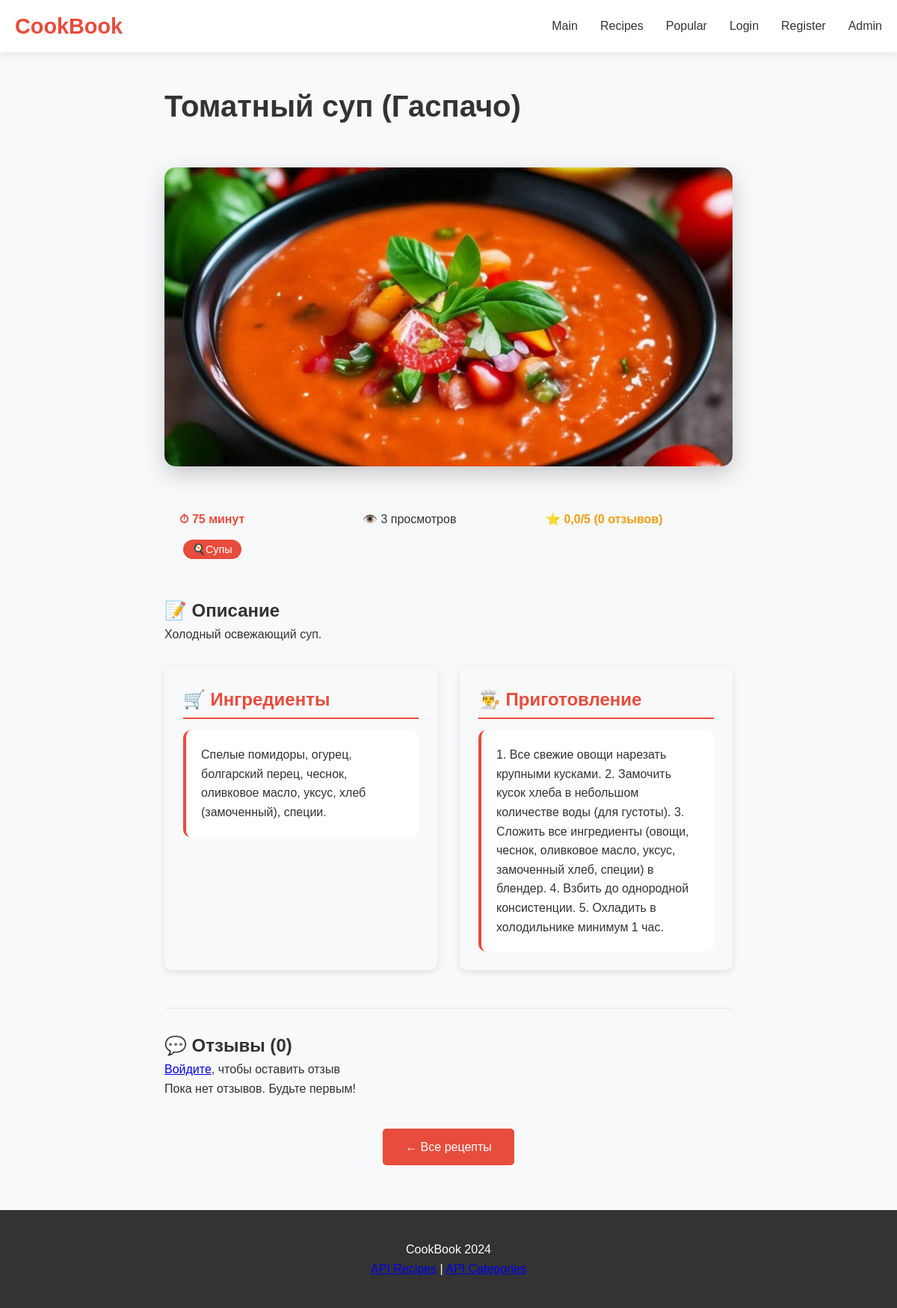
Page /recipes/31/ on the committed database.
### recipes/models.py (models this page shows, shortened)
class Recipe(models.Model):
    title = models.CharField(max_length=200, verbose_name="Название рецепта")
    description = models.TextField(verbose_name="Описание")
    ingredients = models.TextField(verbose_name="Ингредиенты")
    cooking_steps = models.TextField(verbose_name="Шаги приготовления")
    cooking_time = models.PositiveIntegerField(verbose_name="Время приготовления (минуты)")
    image = models.ImageField(upload_to='recipes/', blank=True, null=True, verbose_name="Изображение")
    categories = models.ManyToManyField(Category, verbose_name="Категории")
    created_at = models.DateTimeField(auto_now_add=True, verbose_name="Дата создания")
    views_count = models.PositiveIntegerField(default=0, verbose_name="Количество просмотров")
    class Meta:
        verbose_name = "Рецепт"
        verbose_name_plural = "Рецепты"
        ordering = ['-created_at']

class Category(models.Model):
    name = models.CharField(max_length=100, verbose_name="Название категории")
    class Meta:
        verbose_name = "Категория"
        verbose_name_plural = "Категории"

### recipes/views.py (the view)
# urls.py: path('<int:pk>/', views.recipe_detail, name='recipe_detail'),
def recipe_detail(request, pk):
    recipe = get_object_or_404(Recipe, pk=pk)
    recipe.views_count += 1
    recipe.save()
    reviews = recipe.review_set.all().order_by('-created_at')
    avg_rating = reviews.aggregate(Avg('rating'))['rating__avg'] or 0
    is_favorite = False
    if request.user.is_authenticated:
        is_favorite = Favorite.objects.filter(user=request.user, recipe=recipe).exists()
    if request.method == 'POST' and request.user.is_authenticated:
        form = ReviewForm(request.POST)
        if form.is_valid():
            review = form.save(commit=False)
            review.recipe = recipe
            review.user = request.user
            review.save()
            return redirect('recipe_detail', pk=pk)
    else:
        form = ReviewForm()
    return render(request, 'recipes/recipe_detail.html', {
        'recipe': recipe,
        'reviews': reviews,
        'avg_rating': avg_rating,
        'is_favorite': is_favorite,
        'form': form
    })

### templates/recipes/recipe_detail.html (shortened to what this page needs)
{% extends 'base.html' %}
{% block content %}
<div class="container recipe-detail">
    <div class="recipe-header">
        <h1>{{ recipe.title }}</h1>
    </div>
    {% if recipe.image %}
    <div class="recipe-hero-image">
        <img src="{{ recipe.image.url }}" alt="{{ recipe.title }}">
    </div>
    {% endif %}
    <div class="recipe-meta-info">
        <div class="meta-item">
            <span class="cooking-time">⏱ {{ recipe.cooking_time }} минут</span>
        </div>
        <div class="meta-item">
            <span class="views">👁️ {{ recipe.views_count }} просмотров</span>
        </div>
        <div class="meta-item">
            <span class="rating">
                ⭐ {{ avg_rating|floatformat:1 }}/5 ({{ reviews.count }} отзывов)
            </span>
        </div>
        <div class="meta-item">
            <span class="categories">
                {% for category in recipe.categories.all %}
                <span class="category-tag">{{ category.name }}</span>
                {% endfor %}
            </span>
        </div>
    </div>
    <div class="recipe-content">
        <section class="description">
            <h2>📝 Описание</h2>
            <p>{{ recipe.description }}</p>
        </section>
        <div class="recipe-columns">
            <section class="ingredients">
                <h2>🛒 Ингредиенты</h2>
                <div class="ingredients-list">
                    {{ recipe.ingredients|linebreaks }}
                </div>
            </section>
            <section class="steps">
                <h2>👨‍🍳 Приготовление</h2>
                <div class="steps-list">
                    {{ recipe.cooking_steps|linebreaks }}
                </div>
            </section>
        </div>
    </div>
    <section class="reviews">
        <h2>💬 Отзывы ({{ reviews.count }})</h2>
        {% if user.is_authenticated %}
        <div class="review-form">
            <h3>Оставить отзыв</h3>
            <form method="post">
                {% csrf_token %}
                <div class="form-group">
                    <label>Оценка:</label>
                    {{ form.rating }}
                </div>
                <div class="form-group">
                    <label>Комментарий:</label>
                    {{ form.comment }}
                </div>
                <button type="submit" class="btn-primary">Отправить отзыв</button>
            </form>
        </div>
        {% else %}
        <p><a href="{% url 'login' %}">Войдите</a>, чтобы оставить отзыв</p>
        {% endif %}
        <div class="reviews-list">
            {% for review in reviews %}
            <div class="review-item">
                <div class="review-header">
                    <strong>{{ review.user.username }}</strong>
                    <span class="review-rating">⭐ {{ review.rating }}/5</span>
                    <span class="review-date">{{ review.created_at|date:"d.m.Y H:i" }}</span>
                </div>
                {% if review.comment %}
                <div class="review-comment">
                    {{ review.comment }}
                </div>
                {% endif %}
            </div>
            {% empty %}
            <p>Пока нет отзывов. Будьте первым!</p>
            {% endfor %}
        </div>
    </section>
    <div class="navigation">
        <a href="{% url 'recipe_list' %}" class="btn-primary">← Все рецепты</a>
    </div>
</div>
{% endblock %}

### static/css/style.css (style rules this page uses)
* { margin: 0; padding: 0; box-sizing: border-box; }
body { font-family: 'Arial', sans-serif; line-height: 1.6; color: #333; background-color: #f8f9fa; }
.container { max-width: 1200px; margin: 0 auto; padding: 0 20px; }
.btn-primary, .btn-secondary { display: inline-block; padding: 12px 30px; border: none; border-radius: 5px; text-decoration: none; font-weight: 500; text-align: center; transition: all 0.3s ease; cursor: pointer; }
.btn-primary { background: #e74c3c; color: white; }
.recipe-detail { max-width: 800px; margin: 40px auto; }
.recipe-header { text-align: center; margin-bottom: 40px; }
.recipe-header h1 { font-size: 2.5rem; color: #333; margin-bottom: 20px; }
.recipe-hero-image { margin-bottom: 40px; }
.recipe-hero-image img { width: 100%; height: 400px; object-fit: cover; border-radius: 10px; }
.recipe-columns { display: grid; grid-template-columns: 1fr 1fr; gap: 40px; margin: 40px 0; }
.ingredients, .steps { background: white; padding: 30px; border-radius: 10px; box-shadow: 0 5px 15px rgba(0,0,0,0.1); }
.ingredients h2, .steps h2 { color: #e74c3c; margin-bottom: 20px; }
.cooking-time { color: #e74c3c; font-weight: bold; }
.recipe-detail { max-width: 800px; }
.recipe-content { margin: 30px 0; }
.recipe-columns { display: grid; grid-template-columns: 1fr 1fr; gap: 30px; margin: 30px 0; }
.ingredients, .steps { background: #f8f9fa; padding: 25px; border-radius: 10px; box-shadow: 0 3px 10px rgba(0,0,0,0.1); }
.ingredients h2, .steps h2 { color: #e74c3c; margin-bottom: 15px; border-bottom: 2px solid #e74c3c; padding-bottom: 5px; }
.category-tag { background: #3498db; color: white; padding: 3px 8px; border-radius: 12px; font-size: 0.8rem; white-space: nowrap; }
.rating { color: #f39c12; font-weight: bold; }
.recipe-hero-image { margin: 30px 0; text-align: center; }
.recipe-hero-image img { max-width: 100%; height: 400px; object-fit: cover; border-radius: 15px; box-shadow: 0 10px 30px rgba(0,0,0,0.2); }
.recipe-meta-info { display: flex; justify-content: space-between; align-items: center; margin: 20px 0; padding: 15px; background: #f8f9fa; border-radius: 10px; }
.category-tag { background: #e74c3c; color: white; padding: 5px 12px; border-radius: 20px; font-size: 0.9rem; margin-left: 5px; }
.ingredients-list, .steps-list { background: white; padding: 20px; border-radius: 10px; border-left: 4px solid #e74c3c; }
.navigation { margin-top: 40px; text-align: center; }
.recipe-header { display: flex; justify-content: space-between; align-items: center; margin-bottom: 20px; }
.recipe-meta-info { display: grid; grid-template-columns: repeat(auto-fit, minmax(200px, 1fr)); gap: 15px; margin: 25px 0; padding: 20px; background: #f8f9fa; border-radius: 10px; }
.meta-item { display: flex; align-items: center; gap: 8px; }
.reviews { margin-top: 50px; padding-top: 30px; border-top: 2px solid #eee; }

### rows in the picture
Recipe: title "Томатный суп (Гаспачо)", image (picture), cooking_time "75", views_count "3", description "Холодный освежающий суп.", ingredients "Спелые помидоры, огурец, болгарский перец, чеснок, оливковое масло, уксус, хлеб (замоченный), специи.", cooking_steps "1. Все свежие овощи нарезать крупными кусками. 2. Замочить кусок хлеба в небольшом количестве воды (для густоты). 3. Сложить все ингредиенты (овощи, чеснок, оливковое масло, уксус, замоченный хлеб, специи) в блендер. 4. Взбить до однородной консистенции. 5. Охладить в холодильнике минимум 1 час."
Category: name "🍳Супы"

### other values in the picture
{{ avg_rating|floatformat:1 }} "0,0"
{{ reviews.count }} "0"
